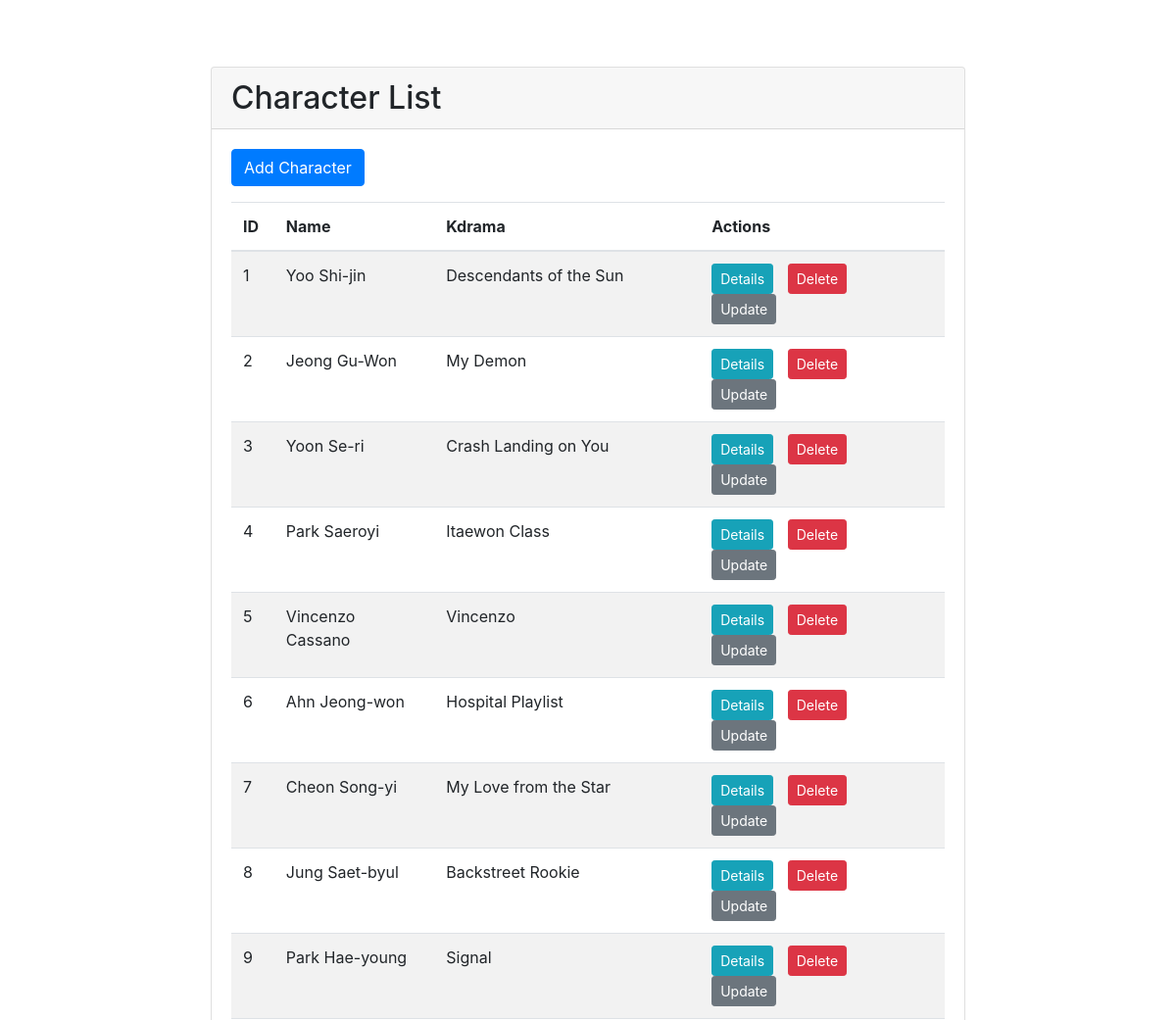
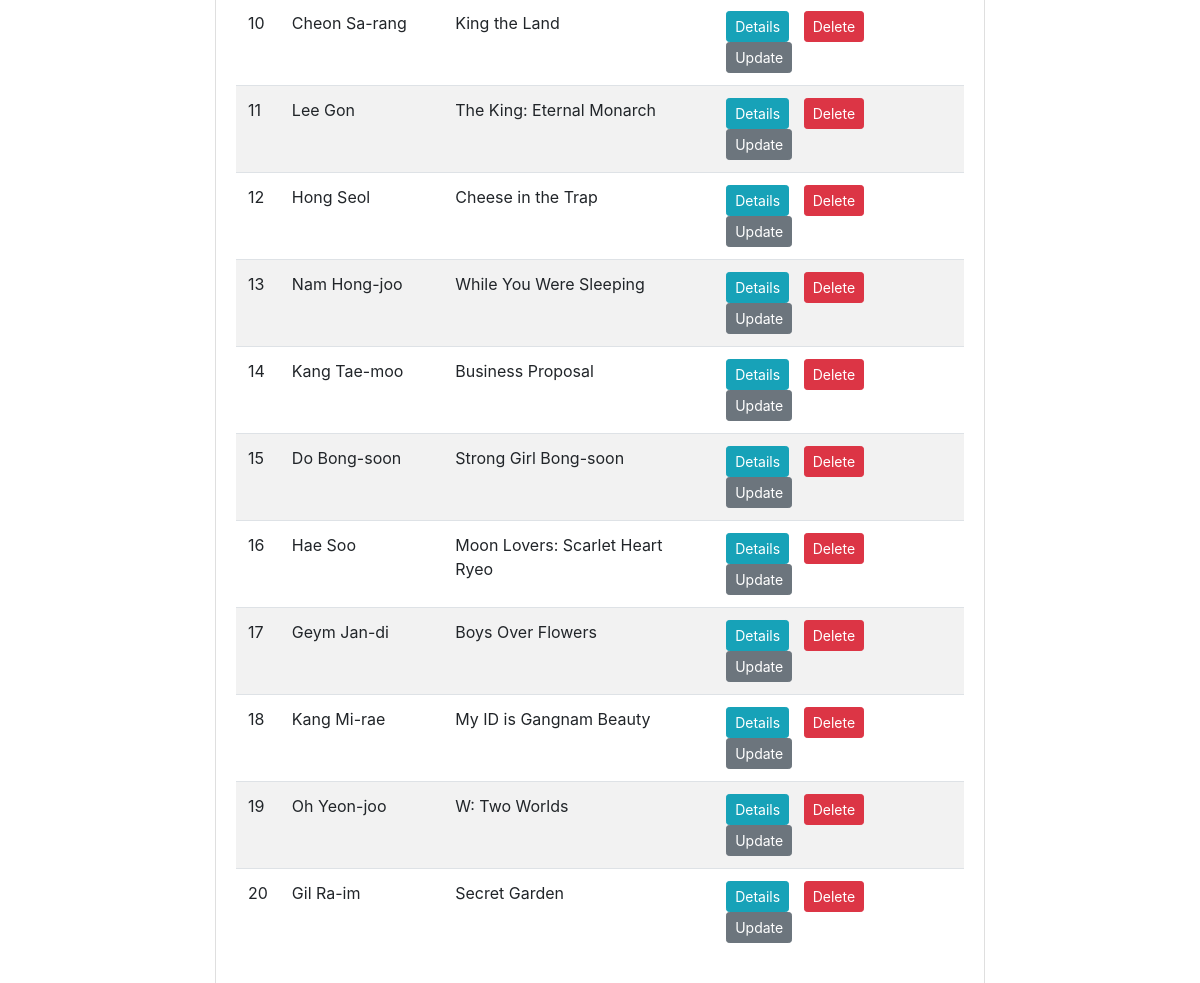
Page /kdrama/character_list/ on the committed database (2 pictures, top to bottom).
### kdrama/models.py (models this page shows, shortened)
class character(models.Model):
    character_id = models.AutoField(primary_key=True)
    name = models.CharField(max_length=50, blank=True)
    kdrama = models.ForeignKey(kdrama, on_delete=models.CASCADE)

class kdrama(models.Model):
    kdrama_id = models.AutoField(primary_key=True)
    title = models.CharField(max_length=100)
    description = models.CharField(max_length=500, blank=True)
    release_year = models.CharField(max_length=50, blank=True)
    duration = models.CharField(max_length=50, blank=True)

### kdrama/views.py (the view)
# urls.py: path('character_list/', views.CharacterList.as_view(), name='character-list'),
class CharacterList(View):
    def get(self, request):
        characters = character.objects.all()
        return render(request=request, template_name='kdrama/character_list.html', context={'characters': characters})

### kdrama/templates/kdrama/character_list.html (shortened to what this page needs)
{% extends 'base.html' %}
{% block content %}
    <div class="card mt-5">
        <div class="card-header">
            <h2 class="mb-0">Character List</h2>
        </div>
        <div class="card-body">
            <a href="{% url 'character_add' %}" class="btn btn-primary mb-3">Add Character</a>
            <div class="table-responsive">
                <table class="table table-striped">
                    <thead>
                        <tr>
                            <th>ID</th>
                            <th>Name</th>
                            <th>Kdrama</th>
                            <th>Actions</th>
                        </tr>
                    </thead>
                    <tbody>
                        {% for character in characters %}
                            <tr>
                                <td>{{ character.character_id }}</td>
                                <td>{{ character.name }}</td>
                                <td>{{ character.kdrama.title }}</td>
                                <td>
                                    <a href="{% url 'character_details' character.character_id %}" class="btn btn-info btn-sm">Details</a>
                                    <a href="{% url 'character_delete' character.character_id %}" class="btn btn-danger btn-sm">Delete</a>
                                    <a href="{% url 'character_update' character.character_id %}" class="btn btn-secondary btn-sm">Update</a>
                                </td>
                            </tr>
                        {% empty %}
                            <tr>
                                <td colspan="4">No characters available</td>
                            </tr>
                        {% endfor %}
                    </tbody>
                </table>
            </div>
        </div>
    </div>
{% endblock %}

### templates/base.html (shortened to what this page needs)
<!DOCTYPE html>
<html lang="en">
<head>
    <link rel="stylesheet" href="https://stackpath.bootstrapcdn.com/bootstrap/4.5.2/css/bootstrap.min.css">
</head>
<body>
    <div class="container">
        {% block content %}{% endblock %}
    </div>
</body>
</html>

### templates/base.html (style rules this page uses)
body { padding-top: 20px; }
.container { max-width: 800px; }
.btn { margin-right: 10px; }

### rows in the picture
character: character_id "1", name "Yoo Shi-jin", kdrama "Descendants of the Sun"
character: character_id "2", name "Jeong Gu-Won", kdrama "My Demon"
character: character_id "3", name "Yoon Se-ri", kdrama "Crash Landing on You"
character: character_id "4", name "Park Saeroyi", kdrama "Itaewon Class"
character: character_id "5", name "Vincenzo Cassano", kdrama "Vincenzo"
character: character_id "6", name "Ahn Jeong-won", kdrama "Hospital Playlist"
character: character_id "7", name "Cheon Song-yi", kdrama "My Love from the Star"
character: character_id "8", name "Jung Saet-byul", kdrama "Backstreet Rookie"
character: character_id "9", name "Park Hae-young", kdrama "Signal"
character: character_id "10", name "Cheon Sa-rang", kdrama "King the Land"
character: character_id "11", name "Lee Gon", kdrama "The King: Eternal Monarch"
character: character_id "12", name "Hong Seol", kdrama "Cheese in the Trap"
character: character_id "13", name "Nam Hong-joo", kdrama "While You Were Sleeping"
character: character_id "14", name "Kang Tae-moo", kdrama "Business Proposal"
character: character_id "15", name "Do Bong-soon", kdrama "Strong Girl Bong-soon"
character: character_id "16", name "Hae Soo", kdrama "Moon Lovers: Scarlet Heart Ryeo"
character: character_id "17", name "Geym Jan-di", kdrama "Boys Over Flowers"
character: character_id "18", name "Kang Mi-rae", kdrama "My ID is Gangnam Beauty"
character: character_id "19", name "Oh Yeon-joo", kdrama "W: Two Worlds"
character: character_id "20", name "Gil Ra-im", kdrama "Secret Garden"
